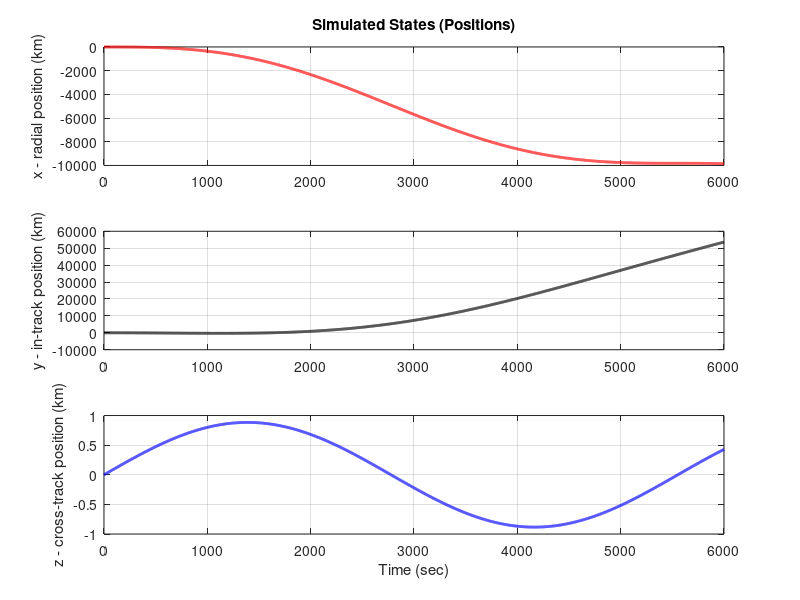
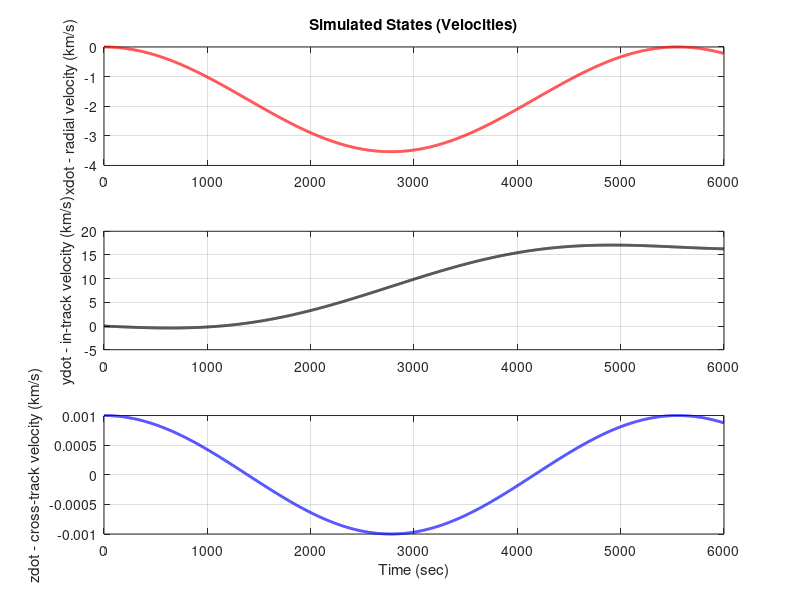

The MATLAB source for these figures, in order:
clear; close all; format shortG; clc;
%% PART A:Linear Systems Analysis
% Question 2:
% Linear system
n = sqrt(398600/6778^3);
A = [0 0 0 1 0 0;
     0 0 0 0 1 0;
     0 0 0 0 0 1;
     3*n^2 0 0 0 2*n 0;
     0 0 0 -2*n 0 0;
     0 0 -n^2 0 0 0];
B = [0 0 0;
     0 0 0;
     0 0 0;
     1 0 0;
     0 1 0;
     0 0 1];
C = [1 0 0 0 0 0;
     0 1 0 0 0 0;
     0 0 1 0 0 0];
D = [0 0 0;
     0 0 0;
     0 0 0];
G = [0;0;0;0;1;0]; %disturbance matrix, disturbance only affects in track dynamics
B_tot = [B,G];
D_tot = [D,[0;0;0]];
x0 = [0; 10; 0; 0; 0; .001]; % initial condition
r = [0; 5; 0; 0; 0; 0]; % reference 
d = -.001; % disturbance

 % Eigenvalues
[E, L] = eig(A);
evals = diag(L);

% Simulated plant dynamics with no control and including disturbances
u = [0;0;0];
u_tot = [u;d]';
ts = 0:1:6000;
us = u_tot + zeros(length(ts),4);
sys = ss(A,B_tot,C,D_tot);
[ys,~,xs] = lsim(sys,us,ts,x0);
figure();
ax = subplot(3,1,1);
plot(ax,ts,xs(:,1),'LineWidth',2,'Color','r')
ylabel('x - radial position (km)')
title('Simulated States (Positions)')
grid on
ax = subplot(3,1,2);
plot(ax,ts,xs(:,2),'LineWidth',2,'Color','k')
ylabel('y - in-track position (km)')
grid on
ax = subplot(3,1,3);
plot(ax,ts,xs(:,3),'LineWidth',2,'Color','b')
ylabel('z - cross-track position (km)')
xlabel('Time (sec)')
grid on

figure()
ax = subplot(3,1,1);
plot(ax,ts,xs(:,4),'LineWidth',2,'Color','r')
ylabel('xdot - radial velocity (km/s)')
title('Simulated States (Velocities)')
grid on
ax = subplot(3,1,2);
plot(ax,ts,xs(:,5),'LineWidth',2,'Color','k')
ylabel('ydot - in-track velocity (km/s)')
grid on
ax = subplot(3,1,3);
plot(ax,ts,xs(:,6),'LineWidth',2,'Color','b')
ylabel('zdot - cross-track velocity (km/s)')
xlabel('Time (sec)')
grid on
